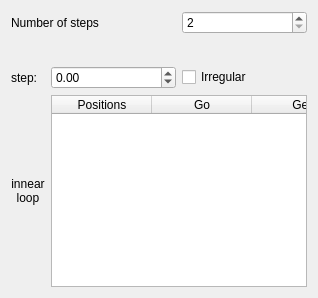
<?xml version="1.0" encoding="UTF-8"?>
<ui version="4.0">
 <class>PositionList</class>
 <widget class="QWidget" name="PositionList">
  <property name="windowTitle">
   <string>Form</string>
  </property>
  <layout class="QGridLayout" name="gridLayout">
   <item row="2" column="2">
    <widget class="QSCheckBox" name="irregular">
     <property name="toolTip">
      <string>Allows irregular (manually entered) position.</string>
     </property>
     <property name="whatsThis">
      <string>Irregular step.</string>
     </property>
     <property name="text">
      <string>Irregular</string>
     </property>
     <property name="saveToConfig" stdset="0">
      <string>irregular</string>
     </property>
    </widget>
   </item>
   <item row="0" column="0" colspan="2">
    <widget class="QLabel" name="label_2">
     <property name="sizePolicy">
      <sizepolicy hsizetype="Fixed" vsizetype="Preferred">
       <horstretch>0</horstretch>
       <verstretch>0</verstretch>
      </sizepolicy>
     </property>
     <property name="text">
      <string>Number of steps</string>
     </property>
    </widget>
   </item>
   <item row="1" column="2">
    <widget class="QWidget" name="placePosition" native="true">
     <property name="minimumSize">
      <size>
       <width>0</width>
       <height>20</height>
      </size>
     </property>
     <layout class="QHBoxLayout" name="horizontalLayout_2">
      <property name="spacing">
       <number>0</number>
      </property>
      <property name="leftMargin">
       <number>0</number>
      </property>
      <property name="topMargin">
       <number>0</number>
      </property>
      <property name="rightMargin">
       <number>0</number>
      </property>
      <property name="bottomMargin">
       <number>0</number>
      </property>
     </layout>
    </widget>
   </item>
   <item row="3" column="0">
    <widget class="QLabel" name="label">
     <property name="sizePolicy">
      <sizepolicy hsizetype="Fixed" vsizetype="Preferred">
       <horstretch>0</horstretch>
       <verstretch>0</verstretch>
      </sizepolicy>
     </property>
     <property name="text">
      <string>innear
loop</string>
     </property>
     <property name="alignment">
      <set>Qt::AlignCenter</set>
     </property>
    </widget>
   </item>
   <item row="2" column="0">
    <widget class="QLabel" name="label_21">
     <property name="sizePolicy">
      <sizepolicy hsizetype="Fixed" vsizetype="Preferred">
       <horstretch>0</horstretch>
       <verstretch>0</verstretch>
      </sizepolicy>
     </property>
     <property name="text">
      <string>step:</string>
     </property>
    </widget>
   </item>
   <item row="0" column="2">
    <widget class="QSpinBox" name="nof">
     <property name="toolTip">
      <string>Number of scans in serial acquisition.</string>
     </property>
     <property name="whatsThis">
      <string>Number of steps.</string>
     </property>
     <property name="minimum">
      <number>2</number>
     </property>
     <property name="maximum">
      <number>999999999</number>
     </property>
     <property name="saveToConfig" stdset="0">
      <string>nofsteps</string>
     </property>
    </widget>
   </item>
   <item row="2" column="1">
    <widget class="QDoubleSpinBox" name="step">
     <property name="toolTip">
      <string>Step size. Ignored for irregular step.</string>
     </property>
     <property name="whatsThis">
      <string>Step size.</string>
     </property>
     <property name="minimum">
      <double>-2147483647.000000000000000</double>
     </property>
     <property name="maximum">
      <double>2147483647.000000000000000</double>
     </property>
     <property name="saveToConfig" stdset="0">
      <string>step</string>
     </property>
    </widget>
   </item>
   <item row="1" column="0" colspan="2">
    <widget class="QWidget" name="placeMotor" native="true">
     <property name="focusPolicy">
      <enum>Qt::WheelFocus</enum>
     </property>
     <property name="saveToConfig" stdset="0">
      <string>motor</string>
     </property>
     <layout class="QHBoxLayout" name="horizontalLayout">
      <property name="spacing">
       <number>0</number>
      </property>
      <property name="leftMargin">
       <number>0</number>
      </property>
      <property name="topMargin">
       <number>0</number>
      </property>
      <property name="rightMargin">
       <number>0</number>
      </property>
      <property name="bottomMargin">
       <number>0</number>
      </property>
     </layout>
    </widget>
   </item>
   <item row="3" column="1" colspan="2">
    <widget class="QTableWidgetWithCopyPaste" name="list">
     <property name="horizontalScrollBarPolicy">
      <enum>Qt::ScrollBarAlwaysOff</enum>
     </property>
     <property name="alternatingRowColors">
      <bool>true</bool>
     </property>
     <property name="columnCount">
      <number>4</number>
     </property>
     <column>
      <property name="text">
       <string>Positions</string>
      </property>
      <property name="toolTip">
       <string>Positions of the motor in the serial experiment.</string>
      </property>
      <property name="whatsThis">
       <string>Motor positions.</string>
      </property>
     </column>
     <column>
      <property name="text">
       <string>Go</string>
      </property>
      <property name="toolTip">
       <string>Move motor here.</string>
      </property>
     </column>
     <column>
      <property name="text">
       <string>Get</string>
      </property>
      <property name="toolTip">
       <string>Get position from current.</string>
      </property>
     </column>
     <column>
      <property name="text">
       <string>Do</string>
      </property>
      <property name="toolTip">
       <string>Click &quot;Do&quot; to (de)select all. Note that individual boxes are un-ticked when corresponding scan finishes and all boxes are re-ticked after the whole series has finished.</string>
      </property>
      <property name="whatsThis">
       <string>ToDo list.</string>
      </property>
     </column>
    </widget>
   </item>
  </layout>
 </widget>
 <customwidgets>
  <customwidget>
   <class>QSCheckBox</class>
   <extends>QCheckBox</extends>
   <header>additional_classes.h</header>
  </customwidget>
  <customwidget>
   <class>QTableWidgetWithCopyPaste</class>
   <extends>QTableWidget</extends>
   <header>additional_classes.h</header>
  </customwidget>
 </customwidgets>
 <tabstops>
  <tabstop>nof</tabstop>
  <tabstop>placeMotor</tabstop>
  <tabstop>step</tabstop>
  <tabstop>irregular</tabstop>
  <tabstop>list</tabstop>
 </tabstops>
 <resources/>
 <connections/>
</ui>
